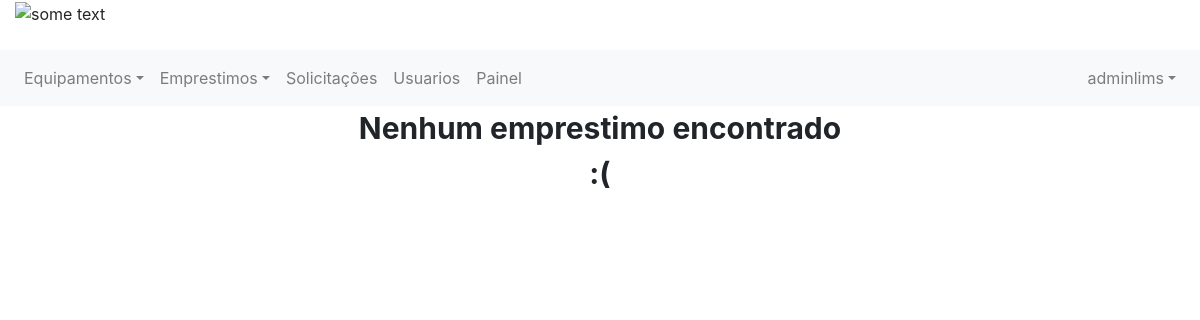
The page / (signed in) on the database as committed earlier.
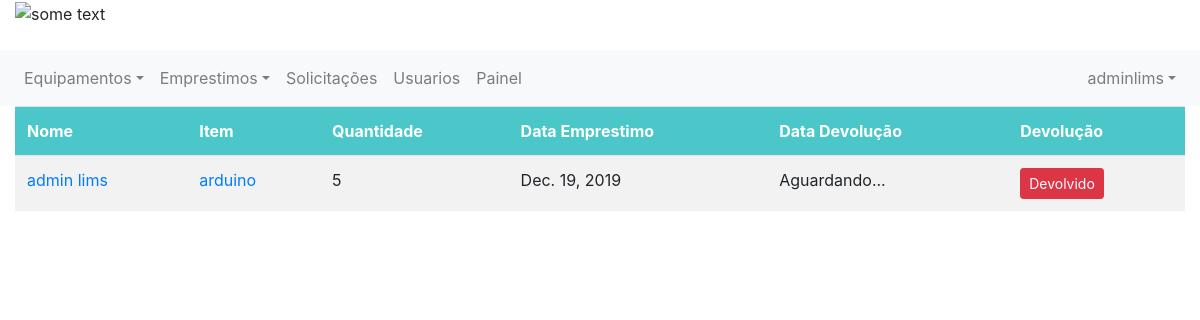
The same page on the database as committed later.
### emprestimo/models.py (models this page shows)
class Emprestimo(models.Model):
    equipamento = models.ForeignKey(Item, on_delete=models.CASCADE, related_name='item_emprestimo')
    solicitante = models.ForeignKey(Usuario, on_delete=models.CASCADE, related_name='usuario_emprestimo')
    tipo = models.ForeignKey(TipoEstadoEmprestimo, on_delete=models.CASCADE, related_name='tipo_emprestimo')
    estado = models.BooleanField(default=0)
    descricao = models.CharField(max_length=255)
    quantidade = models.IntegerField()
    data_emprestimo = models.DateField(null=False)
    data_devolucao = models.DateField(null=True)
    mensagem_rejeitado = models.CharField(max_length=255, null=True)
    mensagem_devolucao = models.CharField(max_length=255, null=True)

### controle/models.py (models this page shows, shortened)
class Usuario(models.Model):
    user = models.OneToOneField(User, related_name='profile', on_delete=models.CASCADE, null=True)
    telefone = models.IntegerField()
    tipo = models.ForeignKey(TipoUsuario, on_delete=models.CASCADE)

class Item(models.Model):
    nome = models.CharField(max_length=50)
    quantidade = models.IntegerField()
    quantidade_emprestada = models.IntegerField()
    tipo = models.ForeignKey(TipoEquipamento, on_delete=models.CASCADE)
    imagem = models.FileField(upload_to='documents/%Y/%m/%d', default='documents/1111/sem_foto.jpg')
    excluido = models.BooleanField(default=False)

### emprestimo/views.py (the view)
# urls.py: path('', exibir_emprestimos, name='root'),
@login_required
def exibir_emprestimos(request):
    emprestimos_ativos = Emprestimo.objects.filter(tipo=2).order_by('-data_emprestimo')
    paginator = Paginator(emprestimos_ativos, 8)
    page = request.GET.get('page')
    emprestimos_ativos = paginator.get_page(page)
    return render(request, 'emprestimos.html',
                  {'emprestimos': emprestimos_ativos,
                   'user_logado': get_usuario_logado(request)})

### emprestimo/views.py (called while the page is built)
def get_usuario_logado(request):
    return request.user

### controle/templates/emprestimos.html (shortened to what this page needs)
{% extends 'base.html' %}
{% block 'content' %}
{% if emprestimos %}
<table class="table table-hover">
    <tr>
        <th>Nome</th>
        <th>Item</th>
        <th>Quantidade</th>
        <th>Data Emprestimo</th>
        <th>Data Devolução</th>
        {% if user_logado.is_superuser %}
        <th>Devolução</th>
        {% endif %}
    </tr>
    {% for emprestimo in emprestimos %}
    <tr>
        <td><a href="{% url 'exibe_um_usuario' emprestimo.solicitante.id %}">
            {{ emprestimo.solicitante.user.first_name }} {{emprestimo.solicitante.user.last_name}} </a></td>
        <td><a href="{% url 'equipamento' emprestimo.equipamento.id %}">{{emprestimo.equipamento.nome}}</a></td>
        <td>{{emprestimo.quantidade}}</td>
        <td>{{emprestimo.data_emprestimo}}</td>
        <td>
            {% if emprestimo.data_devolucao == none %}
            Aguardando...
            {% else %}
            {{emprestimo.data_devolucao}}
            {% endif %}
        </td>
        {% if user_logado.is_superuser %}
        <td>
            {% if emprestimo.data_devolucao == none %}
            <a class="btn btn-sm btn-danger" href="" role="button" id="dropdownMenuLink" data-toggle="dropdown"
               aria-haspopup="true" aria-expanded="false">Devolvido</a>
            {% endif %}
        </td>
        {% endif %}
    </tr>
    {%endfor%}
</table>
{% else %}
<p style="font-size: 30px; font-weight: bold; text-align:center">Nenhum emprestimo encontrado <br> :( </p>
{% endif %}
<br>
{% endblock %}

Rows that differ between the two databases and show on the page:
added Emprestimo: solicitante.user.first_name "admin", solicitante.user.last_name "lims", equipamento.nome "arduino", quantidade "5", data_emprestimo "Dec. 19, 2019", shows "Aguardando...", shows "Devolvido"
Other text that changed with them:
text no longer shown: "Nenhum emprestimo encontrado :("
text now shown: "Nome Item Quantidade Data Emprestimo Data Devolução Devolução"
